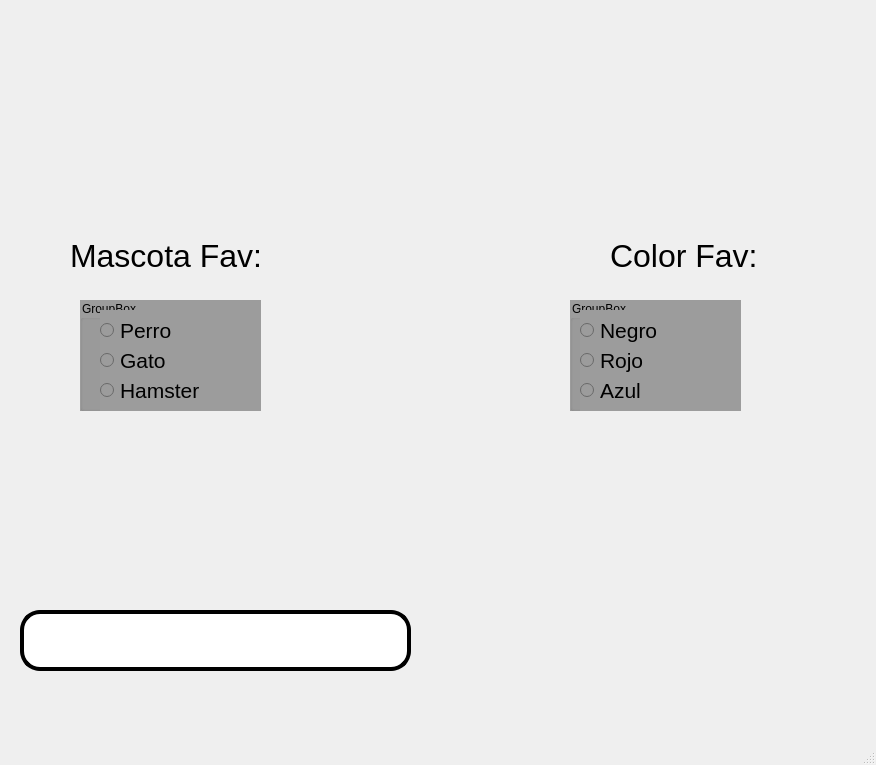
<?xml version="1.0" encoding="UTF-8"?>
<ui version="4.0">
 <class>MainWindow</class>
 <widget class="QMainWindow" name="MainWindow">
  <property name="geometry">
   <rect>
    <x>0</x>
    <y>0</y>
    <width>876</width>
    <height>765</height>
   </rect>
  </property>
  <property name="windowTitle">
   <string>MainWindow</string>
  </property>
  <widget class="QWidget" name="centralwidget">
   <widget class="QLabel" name="label">
    <property name="geometry">
     <rect>
      <x>0</x>
      <y>10</y>
      <width>241</width>
      <height>131</height>
     </rect>
    </property>
    <property name="styleSheet">
     <string notr="true"/>
    </property>
    <property name="text">
     <string/>
    </property>
    <property name="pixmap">
     <pixmap resource="../../Archivos/Recursos.qrc">:/Logos/log_uat_nuevo.png</pixmap>
    </property>
    <property name="scaledContents">
     <bool>true</bool>
    </property>
   </widget>
   <widget class="QLabel" name="label_2">
    <property name="geometry">
     <rect>
      <x>560</x>
      <y>0</y>
      <width>241</width>
      <height>131</height>
     </rect>
    </property>
    <property name="styleSheet">
     <string notr="true"/>
    </property>
    <property name="text">
     <string/>
    </property>
    <property name="pixmap">
     <pixmap resource="../../Archivos/Recursos.qrc">:/Logos/FIT_logo_vertical.png</pixmap>
    </property>
    <property name="scaledContents">
     <bool>true</bool>
    </property>
   </widget>
   <widget class="QLabel" name="label_3">
    <property name="geometry">
     <rect>
      <x>640</x>
      <y>580</y>
      <width>241</width>
      <height>131</height>
     </rect>
    </property>
    <property name="styleSheet">
     <string notr="true"/>
    </property>
    <property name="text">
     <string/>
    </property>
    <property name="pixmap">
     <pixmap resource="../../Archivos/Recursos.qrc">:/Images/Gatos.png</pixmap>
    </property>
    <property name="scaledContents">
     <bool>true</bool>
    </property>
   </widget>
   <widget class="QLabel" name="label_4">
    <property name="geometry">
     <rect>
      <x>70</x>
      <y>230</y>
      <width>231</width>
      <height>51</height>
     </rect>
    </property>
    <property name="font">
     <font>
      <pointsize>24</pointsize>
     </font>
    </property>
    <property name="text">
     <string>Mascota Fav:</string>
    </property>
   </widget>
   <widget class="QLineEdit" name="txt_Valor">
    <property name="geometry">
     <rect>
      <x>20</x>
      <y>610</y>
      <width>391</width>
      <height>61</height>
     </rect>
    </property>
    <property name="font">
     <font>
      <pointsize>24</pointsize>
      <weight>75</weight>
      <bold>true</bold>
     </font>
    </property>
    <property name="styleSheet">
     <string notr="true">background-color: rgb(255,255,255);
border:4px solid black;
border-radius: 20px;</string>
    </property>
    <property name="text">
     <string/>
    </property>
    <property name="alignment">
     <set>Qt::AlignCenter</set>
    </property>
   </widget>
   <widget class="QLabel" name="label_5">
    <property name="geometry">
     <rect>
      <x>610</x>
      <y>230</y>
      <width>181</width>
      <height>51</height>
     </rect>
    </property>
    <property name="font">
     <font>
      <pointsize>24</pointsize>
     </font>
    </property>
    <property name="text">
     <string>Color Fav:</string>
    </property>
   </widget>
   <widget class="QGroupBox" name="groupBox">
    <property name="geometry">
     <rect>
      <x>80</x>
      <y>300</y>
      <width>181</width>
      <height>111</height>
     </rect>
    </property>
    <property name="styleSheet">
     <string notr="true">background-color: rgb(156, 156, 156);</string>
    </property>
    <property name="title">
     <string>GroupBox</string>
    </property>
    <widget class="QRadioButton" name="rb_hamster">
     <property name="geometry">
      <rect>
       <x>20</x>
       <y>70</y>
       <width>231</width>
       <height>41</height>
      </rect>
     </property>
     <property name="font">
      <font>
       <pointsize>16</pointsize>
      </font>
     </property>
     <property name="text">
      <string>Hamster</string>
     </property>
    </widget>
    <widget class="QRadioButton" name="rb_gato">
     <property name="geometry">
      <rect>
       <x>20</x>
       <y>40</y>
       <width>231</width>
       <height>41</height>
      </rect>
     </property>
     <property name="font">
      <font>
       <pointsize>16</pointsize>
      </font>
     </property>
     <property name="text">
      <string>Gato</string>
     </property>
    </widget>
    <widget class="QRadioButton" name="rb_perro">
     <property name="geometry">
      <rect>
       <x>20</x>
       <y>10</y>
       <width>231</width>
       <height>41</height>
      </rect>
     </property>
     <property name="font">
      <font>
       <pointsize>16</pointsize>
      </font>
     </property>
     <property name="text">
      <string>Perro</string>
     </property>
    </widget>
   </widget>
   <widget class="QGroupBox" name="groupBox_2">
    <property name="geometry">
     <rect>
      <x>570</x>
      <y>300</y>
      <width>171</width>
      <height>111</height>
     </rect>
    </property>
    <property name="styleSheet">
     <string notr="true">background-color: rgb(156, 156, 156);</string>
    </property>
    <property name="title">
     <string>GroupBox</string>
    </property>
    <widget class="QRadioButton" name="rb_azul">
     <property name="geometry">
      <rect>
       <x>10</x>
       <y>70</y>
       <width>231</width>
       <height>41</height>
      </rect>
     </property>
     <property name="font">
      <font>
       <pointsize>16</pointsize>
      </font>
     </property>
     <property name="text">
      <string>Azul</string>
     </property>
    </widget>
    <widget class="QRadioButton" name="rb_rojo">
     <property name="geometry">
      <rect>
       <x>10</x>
       <y>40</y>
       <width>231</width>
       <height>41</height>
      </rect>
     </property>
     <property name="font">
      <font>
       <pointsize>16</pointsize>
      </font>
     </property>
     <property name="text">
      <string>Rojo</string>
     </property>
    </widget>
    <widget class="QRadioButton" name="rb_negro">
     <property name="geometry">
      <rect>
       <x>10</x>
       <y>10</y>
       <width>231</width>
       <height>41</height>
      </rect>
     </property>
     <property name="font">
      <font>
       <pointsize>16</pointsize>
      </font>
     </property>
     <property name="text">
      <string>Negro</string>
     </property>
    </widget>
   </widget>
  </widget>
  <widget class="QMenuBar" name="menubar">
   <property name="geometry">
    <rect>
     <x>0</x>
     <y>0</y>
     <width>876</width>
     <height>26</height>
    </rect>
   </property>
  </widget>
  <widget class="QStatusBar" name="statusbar"/>
 </widget>
 <resources>
  <include location="../../Archivos/Recursos.qrc"/>
  <include location="../Archivos/Recursos.qrc"/>
 </resources>
 <connections/>
</ui>
